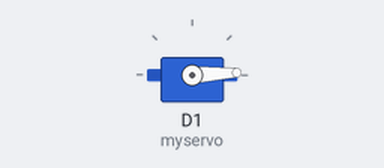
Bench run of a sketch on a simulated ESP8266 (NodeMCU). Shown: servo.

Above: at 0.05 s.
At 0.7 s:
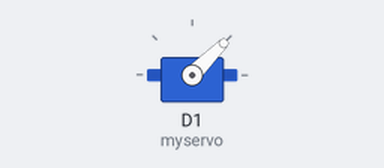
At 1.35 s:
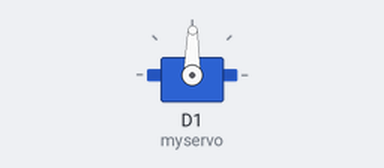
At 2.7 s:
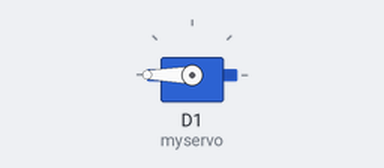
Timing chart, 0 to 6.3 s (numbered marks = the images above):
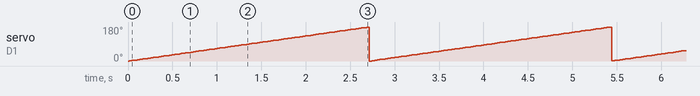

The sketch:

Servo_Test.ino
```cpp
#include <Servo.h>

Servo myservo;

int pos = 0;

void setup() {
  // put your setup code here, to run once:
  myservo.attach(D1); //attaches to specefik pin
}

void loop() {
  // put your main code here, to run repeatedly:

  for (pos = 0; pos <= 180; pos += 1){ //goes from 0 to 180 degrees
  myservo.write(pos);
  delay(15);
  }
}
```

Measured:
- by itself, servo on D1 (myservo): ramps from 0° to 180° and jumps back, once every 2.7 s
